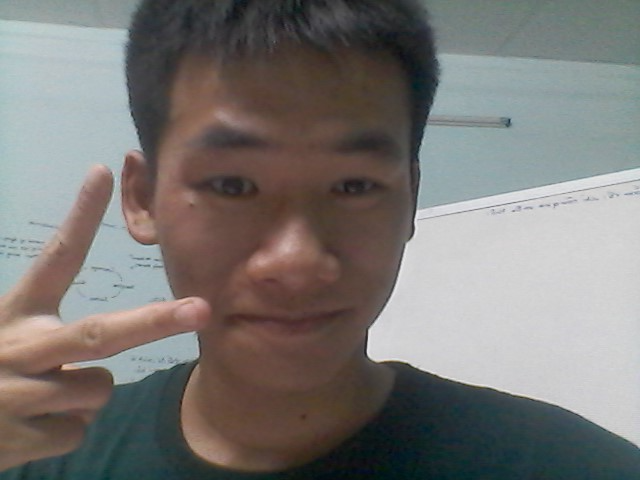
%> input picture Chap1 Fundamental/huy.png, 640 x 480 px
$ octave --eval "Chap1_Bai3_circle_patch;"   (GNU Octave 9; MATLAB toolbox functions it lacks are replaced by stand-ins)
%> lines starting %> are read from the running program, lines starting %| are printed output that depends on the picture
%[Bai 3]: them tinh nang lay patch duong tron
function Chap1_Bai3_circle_patch
I = imread('huy.png');
%> I is the input picture: size 480x640x3 uint8; mean R, G, B 122.6, 119.5, 116.9

I = im2double(I);
%> I: size 480x640x3 double

[M,N,~] = size(I);
%> M = 480; N = 640

r = 100; %Radius
k = zeros(M+2*r,N+2*r,3); %Edge filler
k (r+1:r+M, r+1:r+N, :) = I; % Add Origin Image to Filler Edges
J = k; % Duplicate of Origin Image with Filler Edges

[m,n,~] = size(k); % Take stats
%> m = 680; n = 840

% Patch P
i = floor(random('unif',1+r,M+1+r));
%> i = 506
j = floor(random('unif',1+r,N+1+r));
%> j = 586

% Patch Q
p = k(i-r:i+r, j-r:j+r,:);
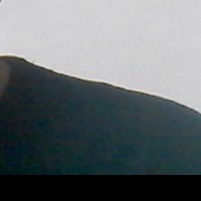
%> p: size 201x201x3 double; mean R, G, B 0.397, 0.425, 0.435
q = k(m-i-r:m-i+r,n-j-r:n-j+r,:);
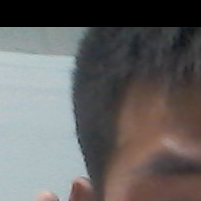
%> q: size 201x201x3 double; mean R, G, B 0.398, 0.39, 0.387
P=p;


p = patchCircular(p,q,r);
q = patchCircular(q,P,r);
%> call 2 of patchCircular, with r = 100
%> in patchCircular (call 2), `i(:,:,1) = a(:,:,1).*mask;`:
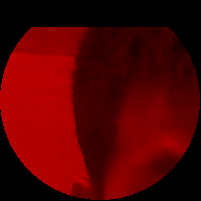
%> i: size 201x201x3 double; mean R, G, B 0.323, 0, 0
%> in patchCircular (call 2), `i(:,:,2) = a(:,:,2).*mask;`:
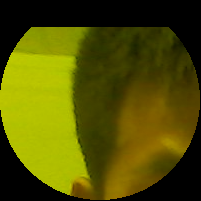
%> i: size 201x201x3 double; mean R, G, B 0.323, 0.318, 0
%> in patchCircular (call 2), `i(:,:,3) = a(:,:,3).*mask;`:
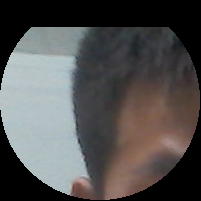
%> i: size 201x201x3 double; mean R, G, B 0.323, 0.318, 0.315
%> in patchCircular (call 2), `i(:,:,3) = i(:,:,3) + b(:,:,3).*mask;`:
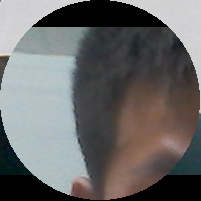
%> i: size 201x201x3 double; mean R, G, B 0.414, 0.412, 0.411

k(i-r:i+r, j-r:j+r,:) = q;
k(m-i-r:m-i+r,n-j-r:n-j+r,:) = p;
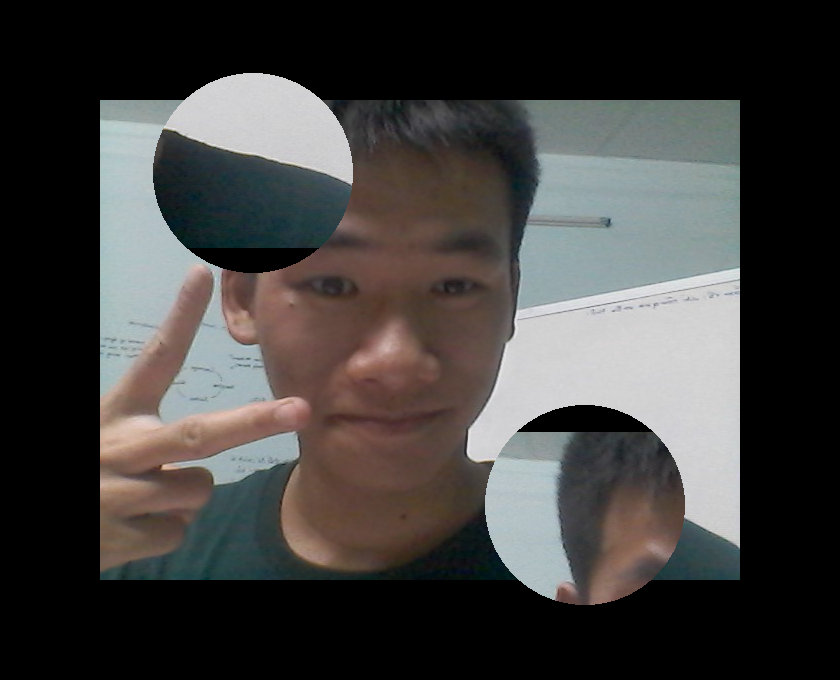
%> k: size 680x840x3 double; mean R, G, B 0.258, 0.252, 0.247; mean of the top-left, top-right, bottom-left and bottom-right quarters 0.248, 0.267, 0.213, 0.282

figure
subplot(221);
imshow(p);
title('patch p')
set(gca,'Visible','on');

subplot(222);
imshow(q);
title('patch q')
set(gca,'Visible','on');

subplot(223);
imshow(J);
title('anh goc')
set(gca,'Visible','on');

subplot(224);
imshow(k);
title('anh hoan vi')
set(gca,'Visible','on');
end

function [i] = patchCircular(a,b,r)
i = zeros(size(a));
[m,n,~] = size(a);
[xx,yy] = ndgrid((1:m)-m/2, (1:n)-n/2);
mask = (xx.^2 + yy.^2)< r^2;
i(:,:,1) = a(:,:,1).*mask;
i(:,:,2) = a(:,:,2).*mask;
i(:,:,3) = a(:,:,3).*mask;

%fix black outside patchCircular
mask = (xx.^2 + yy.^2)>= r^2;
i(:,:,1) = i(:,:,1) + b(:,:,1).*mask;
i(:,:,2) = i(:,:,2) + b(:,:,2).*mask;
i(:,:,3) = i(:,:,3) + b(:,:,3).*mask;
end
